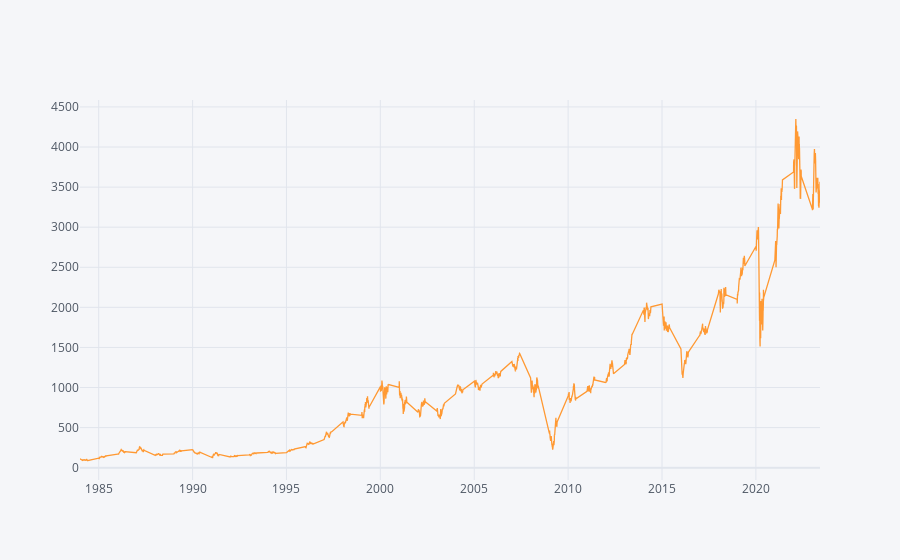

Source (notebook cell):
### Code cell
# plotting normalized closing price 
data.normalize().iplot(kind='lines')

### Figure 1 — Plotly figure (JSON) as saved in the notebook; plotly's stock layout.template omitted (floating-point values rounded to 4 significant figures; data arrays with more than 128 entries replaced by an {"elided": "..."} marker saying what was removed)
{"data": [{"line": {"color": "rgba(255, 153, 51, 1.0)", "dash": "solid", "shape": "linear", "width": 1.3}, "mode": "lines", "name": "CLOSE", "text": "", "type": "scatter", "x": {"elided": "4168 str values"}, "y": {"elided": "4168 float values"}}], "layout": {"legend": {"bgcolor": "#F5F6F9", "font": {"color": "#4D5663"}}, "paper_bgcolor": "#F5F6F9", "plot_bgcolor": "#F5F6F9", "title": {"font": {"color": "#4D5663"}}, "xaxis": {"gridcolor": "#E1E5ED", "showgrid": true, "tickfont": {"color": "#4D5663"}, "title": {"font": {"color": "#4D5663"}, "text": ""}, "zerolinecolor": "#E1E5ED"}, "yaxis": {"gridcolor": "#E1E5ED", "showgrid": true, "tickfont": {"color": "#4D5663"}, "title": {"font": {"color": "#4D5663"}, "text": ""}, "zerolinecolor": "#E1E5ED"}}}
